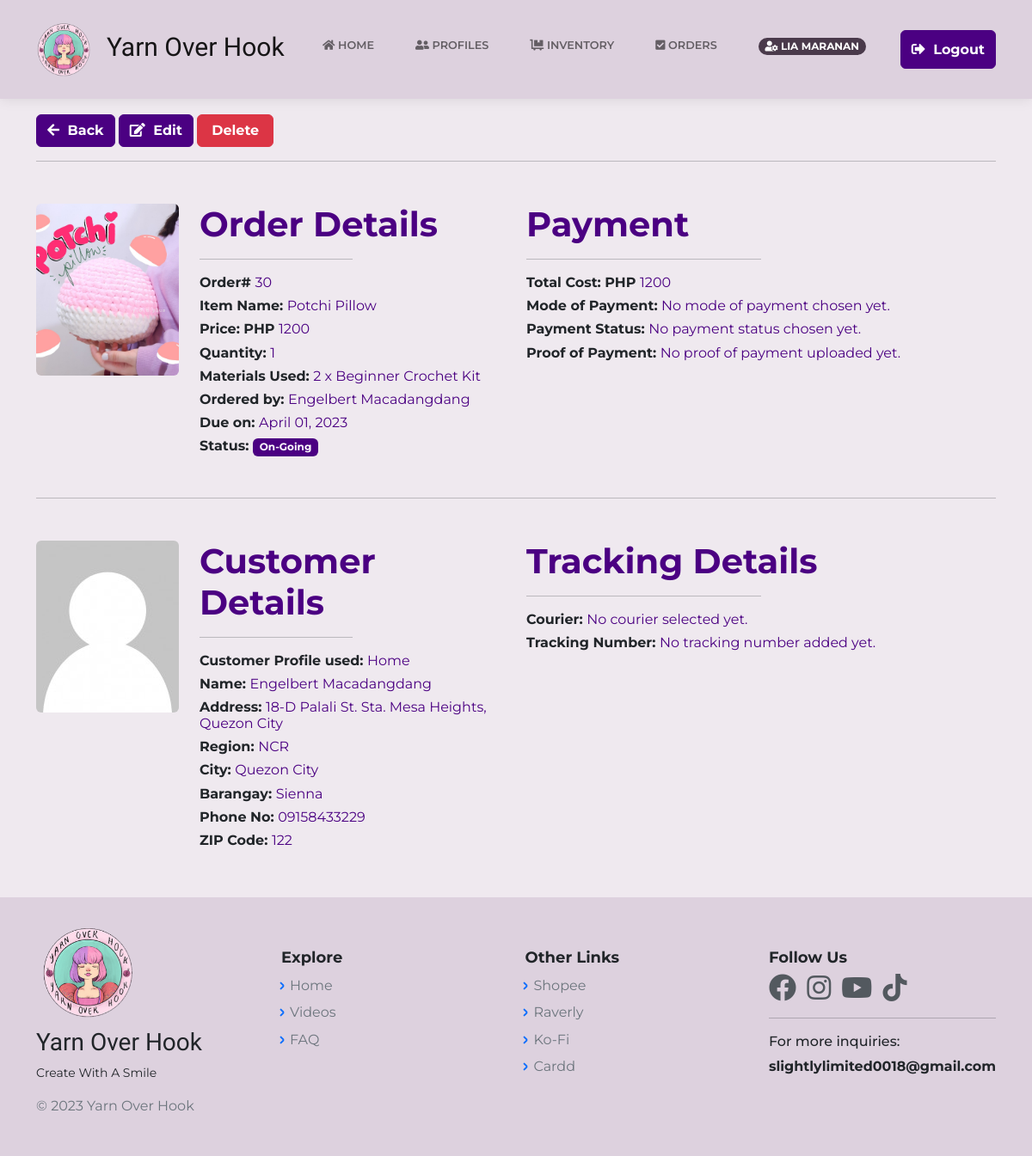
Page /OrderPageAdmin.php?id=30 (signed in) on the committed database.
### tables this page shows
CREATE TABLE `orders_db` (
  `OrderID` bigint(20) NOT NULL,
  `ItemID` bigint(20) NOT NULL,
  `c_id` bigint(12) NOT NULL,
  `cust_status` int(11) NOT NULL DEFAULT 1,
  `OrderQty` int(11) NOT NULL,
  `OrderType` varchar(255) NOT NULL,
  `TypeID` int(11) NOT NULL,
  `OrderDate` timestamp NOT NULL DEFAULT current_timestamp() ON UPDATE current_timestamp(),
  `PaymentDue` date DEFAULT NULL,
  `OrderTotal` int(12) NOT NULL,
  `proof_img` varchar(255) NOT NULL,
  `p_mode` varchar(255) NOT NULL,
  `tracking_no` varchar(255) NOT NULL,
  `courier_id` varchar(255) NOT NULL,
  `pay_status` varchar(255) NOT NULL,
  `MaterialUsed` varchar(150) NOT NULL,
  `MaterialQty` int(20) NOT NULL
);

CREATE TABLE `inventory_db` (
  `ItemID` bigint(20) NOT NULL,
  `ItemName` varchar(100) NOT NULL,
  `ItemImg` varchar(255) NOT NULL,
  `ItemDesc` text NOT NULL,
  `ItemType` varchar(255) NOT NULL,
  `TypeID` int(11) NOT NULL,
  `ItemPrice` int(12) NOT NULL,
  `ItemQty` int(12) NOT NULL,
  `created_at` timestamp NOT NULL DEFAULT current_timestamp() ON UPDATE current_timestamp()
);

CREATE TABLE `cust_profile` (
  `id` bigint(20) NOT NULL,
  `c_id` bigint(12) NOT NULL,
  `c_name` varchar(60) NOT NULL,
  `c_label` varchar(255) NOT NULL,
  `region` varchar(60) NOT NULL,
  `city` varchar(60) NOT NULL,
  `street` varchar(60) NOT NULL,
  `barangay` varchar(60) NOT NULL,
  `phone_no` varchar(20) NOT NULL,
  `zip_code` int(12) NOT NULL,
  `unit_no` int(11) NOT NULL,
  `date` timestamp NOT NULL DEFAULT current_timestamp() ON UPDATE current_timestamp(),
  `address` varchar(150) NOT NULL,
  `login_id` bigint(12) NOT NULL,
  `unique_id` int(5) NOT NULL DEFAULT 1,
  `cust_status` int(1) NOT NULL DEFAULT 0
);

CREATE TABLE `register` (
  `id` bigint(20) NOT NULL,
  `cust_name` varchar(60) NOT NULL,
  `cust_avatar` varchar(255) NOT NULL,
  `cust_email` varchar(60) DEFAULT NULL,
  `cust_pass` varchar(255) NOT NULL,
  `cust_reg` varchar(60) NOT NULL,
  `cust_city` varchar(50) NOT NULL,
  `cust_st` text NOT NULL,
  `cust_brgy` varchar(50) NOT NULL,
  `cust_unit` int(11) NOT NULL,
  `cust_zip` int(10) NOT NULL,
  `cust_ig` varchar(255) NOT NULL,
  `cust_phone` varchar(50) NOT NULL,
  `login_id` bigint(12) NOT NULL,
  `date` timestamp NOT NULL DEFAULT current_timestamp() ON UPDATE current_timestamp(),
  `user_rank` varchar(20) NOT NULL DEFAULT 'user',
  `cust_address` varchar(160) NOT NULL,
  `cust_status` int(11) NOT NULL,
  `login_attempt` int(11) NOT NULL,
  `otp` int(11) NOT NULL,
  `verify_token` varchar(60) NOT NULL
);

### OrderPageAdmin.php (the view, shortened to what this page needs)
<?php
    include("includes/dbh.inc.php");
    if(isset($_GET['id'])) {
		$id = mysqli_real_escape_string($con, $_GET['id']);
		$item = "SELECT * FROM orders_db INNER JOIN cust_profile
        ON orders_db.c_id = cust_profile.c_id INNER JOIN inventory_db
        ON orders_db.ItemID = inventory_db.ItemID  WHERE OrderID = $id AND cust_profile.cust_status = '1'";
		$result = mysqli_query($con, $item);
		$order = mysqli_fetch_assoc($result);
	}
    require 'layouts/Header.php';
?>
<body class="d-flex flex-column min-vh-100">
<?php require 'layouts/nav.php';?>
    <div class="container my-5">
        <form class="mb-3" method="POST" id="form">
        <button class="btn btn-primary pull-right" type="button" style="font-weight:bold;border-color:indigo;background:indigo;"><a href="OrdersAdminView.php" style="text-decoration:none;color:white;"><i class="fa fa-arrow-left"></i> Back </a></button>
            <a class="btn btn-dark" href="EditOrder.php?id=<?php echo $order['OrderID']; ?>" type="submit" name="edit" role="button" style="font-weight:bold;border-color:indigo;background-color:indigo;"><i class="fas fa-edit"></i> Edit</a>
            <input class="btn btn-danger" name="delete" role="button" value="Delete" style="width: 8%;font-weight:bold;">
        </form><hr>
        <div class="row mt-5">
            <div class="col-md-6">
                <div class="row">
                    <div class="col-md-4">
                        <img class="img-fluid rounded avatar-fit" src="<?php echo $order['ItemImg']; ?>">
                    </div>
                    <div class="col-md-8">
                        <h3 style="font-size:40px; color:indigo;"><strong> Order Details </strong></h3><hr style="width:50%;">
                        <h6 style="font-weight:bold;"> Order# <span style="font-weight:lighter;color:indigo;"><?php echo $order['OrderID']; ?></span></h6>
                        <h6 style="font-weight:bold;"> Item Name: <span style="font-weight:lighter;color:indigo;"><?php echo $order['ItemName']; ?></span></h6>
                        <h6 style="font-weight:bold;"> Price: PHP <span style="font-weight:lighter;color:indigo;"><?php echo $order['ItemPrice']; ?></span></h6>
                        <h6 style="font-weight:bold;"> Quantity: <span style="font-weight:lighter;color:indigo;"><?php echo $order['OrderQty']; ?></span></h6>
                        <h6 style="font-weight:bold;"> Materials Used: <span style="font-weight:lighter;color:indigo;"><?php echo $order['MaterialQty']; ?> x <?php echo $order['MaterialUsed']; ?></h6>
                        <h6 style="font-weight:bold;"> Ordered by: <span style="font-weight:lighter;color:indigo;"><?php echo $order['c_name']; ?></h6>
                        <h6 style="font-weight:bold;"> Due on: <span style="font-weight:lighter;color:indigo;"><?php echo date("F d, Y", strtotime($order['PaymentDue'])); ?></span></h6>
                        <h6 style="font-weight:bold;"> Status: <span class="badge" style="background-color:indigo"><?php echo $order['OrderType']; ?></span></h6>
                    </div>
                </div>
            </div>
            <div class="col-md-6">
                    <h3 style="font-size:40px; color:indigo;"><strong> Payment </strong></h3><hr style="width:50%;">
                    <h6 style="font-weight:bold;"> Total Cost: PHP <span style="font-weight:lighter;color:indigo;"><?php echo $order['OrderTotal']; ?></h6>
                    <h6 style="font-weight:bold;"> Mode of Payment:
                    <?php if (!empty($order['p_mode'])) { ?>
                        <span class="badge" style="background-color:blue"><?php echo $order['p_mode']; ?></span>
                    <?php } else {  ?>
                        <span style="font-weight:lighter;color:indigo;">No mode of payment chosen yet.</span>
                    <?php } ?>
                    </h6>
                    <h6 style="font-weight:bold;"> Payment Status:
                    <?php if (!empty($order['pay_status'])) { ?>
                        <span style="font-weight:bold;color:red;"><?php echo $order['pay_status']; ?></span>
                    <?php } else {  ?>
                        <span style="font-weight:lighter;color:indigo;">No payment status chosen yet.</span>
                    <?php } ?>
                    </h6>
                    <h6 style="font-weight:bold;"> Proof of Payment:
                    <?php if (!empty($order['proof_img'])) { ?>
                        <a class="btn btn-sm text-white" href="<?php echo $order['proof_img']; ?>" style="font-weight:bold; background-color:indigo;"> Click here to view receipt. </a></h6>
                    <?php } else {  ?>
                        <span style="font-weight:lighter;color:indigo;">No proof of payment uploaded yet.</span>
                    <?php } ?>
                    </h6>
                </div>
        </div>
        <br><hr>
        <div class="row mt-5">
            <div class="col-md-6">
                <div class="row">
                    <div class="col-md-4">
                    <?php
                        $current_user = $order['login_id'];
                        $item_av = "SELECT * FROM register WHERE login_id = $current_user";
                        $result_av = mysqli_query($con, $item_av);
                        $prof_avatar = mysqli_fetch_assoc($result_av);
                    ?>
                    <img class="img-fluid rounded avatar-fit" src="<?php echo $prof_avatar['cust_avatar']; ?>">
                    </div>
                    <div class="col-md-8">
                    <h3 style="font-size:40px; color:indigo;"><strong> Customer Details </strong></h3><hr style="width:50%;">
                        <h6 style="font-weight:bold;"> Customer Profile used: <span style="font-weight:lighter;color:indigo;"><?php echo $order['c_label']; ?></h6>
                        <h6 style="font-weight:bold;"> Name: <span style="font-weight:lighter;color:indigo;"><?php echo $order['c_name']; ?> </h6>
                        <h6 style="font-weight:bold;"> Address: <span style="font-weight:lighter;color:indigo;"><?php echo $order['address']; ?></h6>
                        <h6 style="font-weight:bold;"> Region: <span style="font-weight:lighter;color:indigo;"><?php echo $order['region']; ?></h6>
                        <h6 style="font-weight:bold;"> City: <span style="font-weight:lighter;color:indigo;"><?php echo $order['city']; ?></h6>
                        <h6 style="font-weight:bold;"> Barangay: <span style="font-weight:lighter;color:indigo;"><?php echo $order['barangay']; ?></h6>
                        <h6 style="font-weight:bold;"> Phone No: <span style="font-weight:lighter;color:indigo;"><?php echo $order['phone_no']; ?></h6>
                        <h6 style="font-weight:bold;"> ZIP Code: <span style="font-weight:lighter;color:indigo;"><?php echo $order['zip_code']; ?></h6>
                    </div>
                </div>
            </div>
            <div class="col-md-6">
                   <h3 style="font-size:40px; color:indigo;"><a href="TrackingDetails.php?id=<?php echo $order['OrderID']; ?>" style="text-decoration:none;color:indigo;"><strong> Tracking Details </strong></a></h3><hr style="width:50%;">
                    <h6 style="font-weight:bold;"> Courier:
                    <?php if (!empty($order['courier_id'])) { ?>
                        <span style="font-weight:lighter;color:indigo;"><?php echo $order['courier_id']; ?></span>
                    <?php } else {  ?>
                        <span style="font-weight:lighter;color:indigo;"> No courier selected yet. </span>
                    <?php } ?>
                    </h6>
                    <h6 style="font-weight:bold;"> Tracking Number:
                    <?php if (!empty($order['tracking_no'])) { ?>
                        <span style="font-weight:lighter;color:indigo;"><?php echo $order['tracking_no']; ?></span>
                    <?php } else {  ?>
                        <span style="font-weight:lighter;color:indigo;"> No tracking number added yet. </span>
                    <?php } ?>
                    </h6>
                </div>
        </div>
    </div>
<?php require 'layouts/Footer.php';?>

### assets/css/main.css (style rules this page uses)
body { background-color: #efe9ef !important; padding-top: 85px; }
.container { animation: transitionInContainer 0.50s; }
.avatar-fit { width: 200px; height: 200px; object-fit: cover; }

### assets/css/Profile-Edit-Form-styles.css (style rules this page uses)
hr { height: 2px; }

### assets/css/Profile-Edit-Form.css (style rules this page uses)
hr { height: 2px; }

### assets/css/ProfileEdit1.css (style rules this page uses)
hr { height: 2px; }

### assets/css/ProfileEdit2.css (style rules this page uses)
hr { height: 2px; }

### OrderPageAdmin.php (style rules this page uses)
.row:after { content: ""; display: table; clear: both; }

### rows in the picture
orders_db: ItemID.ItemImg (picture), OrderID "30", ItemID.ItemName "Potchi Pillow", ItemID.ItemPrice "1200", OrderQty "1", MaterialQty "2", MaterialUsed "Beginner Crochet Kit", cust_profile.c_name "Engelbert Macadangdang", PaymentDue "April 01, 2023", OrderType "On-Going", OrderTotal "1200", cust_profile.c_label "Home", cust_profile.address "18-D Palali St. Sta. Mesa Heights, Quezon City", cust_profile.region "NCR", cust_profile.city "Quezon City", cust_profile.barangay "Sienna", cust_profile.phone_no "09158433229", cust_profile.zip_code "122"
register: cust_avatar (placeholder picture)

### other values in the picture
$_SESSION['cust_name'] "LIA MARANAN"
